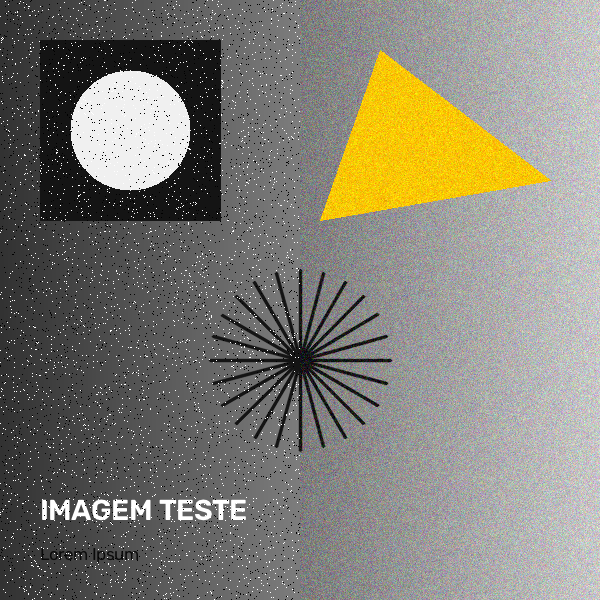
#> input picture imagem_teste.png, 600 x 600 px
$ python yolo_deteccao.py --origem ../imagem_teste.png
#> lines starting #> are read from the running program, lines starting #| are printed output that depends on the picture; after the words box and inside, x2 and y2 are one past the last pixel; in counts of white or black regions, pixels touching at a corner belong together
### shared/media_io.py
"""
CAPIVOA UFPR.

Módulo utilitário para entrada/saída padronizada de imagens, vídeos e webcam.
Desenvolvido como ferramenta de suporte didático para o curso de Introdução
à Visão Computacional (Capivoa - EletroQuad-UFPR).

Principais funcionalidades:
- Carregamento seguro de imagens com validação de caminhos e decodificação.
- Captura unificada de vídeo (arquivo local ou índice numérico de webcam).
- Gerador `stream_midia` polimórfico (trata imagem, vídeo e webcam no mesmo loop).
- Parser de argumentos padronizado (`--midia` / `-m` ou `--origem` / `-o`).
- Utilitário visual `concatenar_lado_a_lado` para comparar etapas antes/depois.
"""

from pathlib import Path
import argparse
from typing import Generator, Tuple, Union, Optional, List
import cv2
import numpy as np

# diretório base do repositório (raiz)
BASE_DIR = Path(__file__).resolve().parent.parent

# extensões comuns de imagem estática reconhecidas
EXTENSOES_IMAGEM = {".jpg", ".jpeg", ".png", ".bmp", ".webp", ".tiff", ".tif"}


def resolver_caminho(caminho: Optional[Union[str, Path]], nome: Optional[str] = None) -> Path:
  """
  Resolve um caminho de arquivo garantindo que caminhos relativos sejam encontrados.

  Busca o arquivo na ordem: diretório atual de trabalho, subpasta 'aula-1',
  raiz do repositório ou pasta 'shared'.

  Parametros
  ----------
  caminho : str ou Path, opcional
    Caminho relativo ou absoluto do arquivo de mídia.
  nome : str, opcional
    Nome padrão de fallback caso 'caminho' não seja informado.

  Returns
  -------
  Path
    Instância de Path apontando para o arquivo localizado.

  Raises
  ------
  ValueError
    Se nem 'caminho' nem 'nome' forem fornecidos.
  """
#> called with caminho = '../imagem_teste.png', nome = 'imagem_teste_aula2.png'
  alvo = caminho if caminho is not None else nome
  if alvo is None:
    raise ValueError("Nenhum caminho ou nome padrão foi especificado.")

  caminho_path = Path(alvo)
  if caminho_path.is_absolute():
    return caminho_path

  # ordem de verificação para encontrar o arquivo
  candidatos = [
    Path.cwd() / caminho_path,
    BASE_DIR / "aula-2" / "desafio" / caminho_path,
    BASE_DIR / "aula-2" / caminho_path,
    BASE_DIR / "aula-1" / "desafio" / caminho_path,
    BASE_DIR / "aula-1" / caminho_path,
    BASE_DIR / caminho_path,
    BASE_DIR / "shared" / caminho_path,
  ]

  for candidato in candidatos:
    if candidato.exists():
      return candidato

  # se ainda não existe fisicamente (ex: arquivo novo para salvar), usa pasta de trabalho, aula-2 ou aula-1
  return Path.cwd() / caminho_path


def carregar_imagem(
  caminho: Optional[Union[str, Path]] = None,
  nome: str = "imagem_teste.png",
  to_rgb: bool = False
) -> np.ndarray:
  """
  Carrega uma imagem do disco com verificação detalhada de erros.

  Garante a existência do arquivo em disco e a decodificação válida
  por meio do OpenCV, com opção de conversão do espaço de cor BGR para RGB.

  Parametros
  ----------
  caminho : str ou Path, opcional
    Caminho relativo ou absoluto da imagem.
  nome : str, opcional
    Arquivo padrão caso caminho seja None. Padrão é "imagem_teste.png".
  to_rgb : bool, opcional
    Se True, converte a imagem de BGR para RGB. Padrão é False.

  Returns
  -------
  np.ndarray
    Matriz NumPy (uint8) contendo a imagem carregada.

  Raises
  ------
  FileNotFoundError
    Se o arquivo não existir fisicamente em nenhum dos caminhos de busca.
  ValueError
    Se o OpenCV não conseguir decodificar o arquivo de imagem.
  """
#> called with nome = 'imagem_teste.png', to_rgb = False
  arquivo = resolver_caminho(caminho, nome)

  if not arquivo.exists():
    raise FileNotFoundError(
      f"[ERRO media_io] Imagem não encontrada: '{arquivo}'. "
      f"Verifique se o nome do arquivo foi digitado corretamente."
    )

  img = cv2.imread(str(arquivo))
#> img is the input picture: shape (600, 600, 3); mean B, G, R 117.7, 127.6, 130.1
  if img is None:
    raise ValueError(
      f"[ERRO media_io] Não foi possível decodificar o arquivo como imagem: '{arquivo}'. "
      f"O formato pode ser inválido ou o arquivo estar corrompido."
    )

  if to_rgb:
    img = cv2.cvtColor(img, cv2.COLOR_BGR2RGB)

  return img


# [52 lines left out: function obter_captura_video, not called in this run]


def stream_midia(
  origem: Optional[Union[int, str, Path]] = None,
  nome: str = "imagem_teste.png",
  to_rgb: bool = False
) -> Generator[Tuple[np.ndarray, bool], None, None]:
  """
  Gerador polimórfico unificado para processamento de imagem, vídeo ou webcam.

  Entrega quadros sucessivos para iteração homogênea em loops de processamento.
  Caso a entrada seja uma imagem estática, entrega um único frame com a flag
  is_stream=False. Caso seja vídeo ou câmera, entrega cada frame com is_stream=True.

  Parametros
  ----------
  origem : int, str ou Path, opcional
    Caminho do arquivo ou índice numérico da câmera.
  nome : str, opcional
    Arquivo padrão de fallback. Padrão é "imagem_teste.png".
  to_rgb : bool, opcional
    Se True, converte cada frame de BGR para RGB. Padrão é False.

  Yields
  ------
  frame : np.ndarray
    Matriz NumPy representando a imagem ou quadro atual.
  is_stream : bool
    Booleano indicando se o fluxo é contínuo (vídeo/webcam) ou pontual (imagem).
  """
  alvo = origem if origem is not None else nome
  eh_webcam = isinstance(alvo, int) or (isinstance(alvo, str) and alvo.strip().isdigit())

  if not eh_webcam:
    caminho_arquivo = resolver_caminho(alvo, nome)
    extensao = caminho_arquivo.suffix.lower()

    # se for imagem estática, carrega e entrega imediatamente
    if extensao in EXTENSOES_IMAGEM:
      frame = carregar_imagem(caminho_arquivo, to_rgb=to_rgb)
      yield frame, False
      return

  # caso seja vídeo ou webcam
  padrao_video = "video.mp4"
  cap = obter_captura_video(alvo, nome=nome if not eh_webcam else padrao_video)
  try:
    while True:
      ret, frame = cap.read()
      if not ret or frame is None:
        break

      if to_rgb:
        frame = cv2.cvtColor(frame, cv2.COLOR_BGR2RGB)

      yield frame, True
  finally:
    cap.release()


def concatenar_lado_a_lado(
  imagens: List[np.ndarray],
  titulos: Optional[List[str]] = None,
  altura_padrao: int = 400
) -> np.ndarray:
  """
  Concatena horizontalmente duas ou mais imagens para visualização lado a lado.

  Padroniza dimensões e número de canais entre imagens (convertendo grayscale
  em BGR e redimensionando proporcionalmente para a mesma altura) e adiciona
  faixas superiores opcionais com títulos explicativos.

  Parametros
  ----------
  imagens : list de np.ndarray
    Lista contendo as matrizes das imagens a serem concatenadas.
  titulos : list de str, opcional
    Lista com os títulos textuais correspondentes a cada imagem.
  altura_padrao : int, opcional
    Altura vertical em pixels para redimensionar as imagens. Padrão é 400.

  Returns
  -------
  np.ndarray
    Matriz NumPy combinada contendo todas as imagens dispostas horizontalmente.

  Raises
  ------
  ValueError
    Se a lista de imagens fornecida for vazia.
  """
  if not imagens:
    raise ValueError("A lista de imagens não pode ser vazia.")

  processadas = []
  for i, img in enumerate(imagens):
    item = img.copy()

    # converte 1 canal (grayscale/máscara) para 3 canais bgr para poder concatenar
    if len(item.shape) == 2:
      item = cv2.cvtColor(item, cv2.COLOR_GRAY2BGR)

    # redimensiona proporcionalmente para a altura_padrao
    h, w = item.shape[:2]
    if h != altura_padrao:
      fator = altura_padrao / float(h)
      largura_nova = int(w * fator)
      item = cv2.resize(item, (largura_nova, altura_padrao), interpolation=cv2.INTER_LINEAR)

    # se houver título correspondente, adiciona barra superior com o texto
    if titulos and i < len(titulos) and titulos[i]:
      barra = np.zeros((32, item.shape[1], 3), dtype=np.uint8)
      cv2.putText(
        barra,
        titulos[i],
        (10, 22),
        cv2.FONT_HERSHEY_SIMPLEX,
        0.6,
        (255, 255, 255),
        1,
        cv2.LINE_AA
      )
      item = np.vstack([barra, item])

    processadas.append(item)

  # concatena horizontalmente com uma linha divisória cinza entre elas
  divisor = np.full((processadas[0].shape[0], 4, 3), 60, dtype=np.uint8)
  resultado = processadas[0]
  for p in processadas[1:]:
    resultado = np.hstack([resultado, divisor, p])

  return resultado


class MediaArgumentParser(argparse.ArgumentParser):
  """
  ArgumentParser personalizado que aceita tanto '--midia'/'-m' quanto '--origem'/'-o'.
  """

  def parse_args(self, args=None, namespace=None):
    ns = super().parse_args(args=args, namespace=namespace)
    if hasattr(ns, "origem"):
      ns.midia = ns.origem
    elif hasattr(ns, "midia"):
      ns.origem = ns.midia
    return ns


def criar_parser_midia(
  descricao: str = "Processamento de Imagem/Vídeo com OpenCV (Módulo 1)",
  nome: str = "imagem_teste.png"
) -> MediaArgumentParser:
  """
  Cria um parser padronizado de argumentos de linha de comando.

  Configura os argumentos comuns como '--midia'/'-m' e '--origem'/'-o'.

  Parametros
  ----------
  descricao : str, opcional
    Texto descritivo do parser. Padrão é "Processamento de Imagem/Vídeo com OpenCV (Módulo 1)".
  nome : str, opcional
    Arquivo padrão sugerido como entrada. Padrão é "imagem_teste.png".

  Returns
  -------
  MediaArgumentParser
    Instância configurada de MediaArgumentParser.
  """
  parser = MediaArgumentParser(
    description=descricao,
    formatter_class=argparse.RawDescriptionHelpFormatter
  )
  parser.add_argument(
    "-m", "--midia", "-o", "--origem",
    dest="origem",
    type=str,
    default=nome,
    help=f"Arquivo de imagem/vídeo ou índice da webcam (ex: 0). Padrão: {nome}"
  )
  return parser

### aula-2/yolo_deteccao.py
"""
CAPIVOA UFPR.

Demonstração didática do Conceito e Pipeline do YOLO (You Only Look Once).
Módulo 2 de Introdução à Visão Computacional (Capivoa - EletroQuad-UFPR).

Tópicos e Fundamentos Teóricos:
1. Paradigma do YOLO :
   - Rede neural convolucional de passagem única (single-stage detector).
   - Ao contrário de métodos baseados em janelas deslizantes (Template Matching)
     ou geradores de propostas lentos, o YOLO enxerga o contexto global da cena
     e prevê caixas delimitadoras e probabilidades de classe em uma única inferência.

2. Três Etapas Fundamentais (Slide 39) :
   - 01. Divisão em Grid :
     A imagem é dividida em uma grade uniforme de S x S células (ex: 7x7 ou 13x13).
     A célula sobre a qual cai o centro geométrico do objeto torna-se a responsável
     por detectá-lo e classificá-lo.
   - 02. Proposição de Matching Boxes :
     Cada célula sugere caixas âncora candidatas com coordenadas (x, y, w, h),
     um índice de objetividade (confiança) e a distribuição de probabilidades das classes.
   - 03. Limpeza por Non-Maximum Suppression (NMS) :
     Elimina caixas redundantes sobre o mesmo objeto através da métrica de IoU
     (Intersection over Union / Sobreposição sobre a União), retendo unicamente a
     predição de máxima certeza.

3. Execução :
   - Opera em modo didático auto-contido demonstrando o Grid, as propostas brutas
     pré-NMS e a filtragem pós-NMS com cv2.dnn.NMSBoxes.
   - Suporta carregamento direto de redes neurais ONNX (ex: YOLOv8 / YOLOv5) caso o
     usuário forneça o caminho com o parâmetro '--modelo rede.onnx'.

Controles no Teclado:
  [G]     : Ativa / desativa exibição da grade celular (Grid S x S)
  [N]     : Alterna entre Caixas Pré-NMS (todas as propostas) e Pós-NMS (filtradas)
  [+ / -] : Aumenta / diminui o limiar de confiança
  [I]     : Ajusta o limiar de sobreposição IoU do NMS (0.3 <-> 0.5 <-> 0.7)
  [S]     : Salva imagem anotada em 'frames-capturados/'
  [Q/ESC] : Encerra o programa

Como executar:
  python yolo_deteccao.py
  python yolo_deteccao.py --midia imagem_teste_aula2.png
  python yolo_deteccao.py --confianca 0.60
  python yolo_deteccao.py --no-show
"""

import sys
import argparse
from pathlib import Path
from typing import List, Tuple, Dict
import cv2
import numpy as np

ROOT_DIR = Path(__file__).resolve().parent.parent
if str(ROOT_DIR) not in sys.path:
  sys.path.insert(0, str(ROOT_DIR))

from shared.media_io import carregar_imagem, criar_parser_midia, concatenar_lado_a_lado, stream_midia


def desenhar_grade_yolo(img: np.ndarray, grid_size: int = 8, cor: tuple = (160, 160, 160)) -> np.ndarray:
  """
  Desenha a sobreposição de células da grade celular do YOLO.
  """
  saida = img.copy()
  h, w = saida.shape[:2]
  passo_x = w / grid_size
  passo_y = h / grid_size

  for i in range(1, grid_size):
    x = int(i * passo_x)
    cv2.line(saida, (x, 0), (x, h), cor, 1, lineType=cv2.LINE_AA)

  for j in range(1, grid_size):
    y = int(j * passo_y)
    cv2.line(saida, (0, y), (w, y), cor, 1, lineType=cv2.LINE_AA)

  return saida


def inferir_propostas_didaticas(img: np.ndarray, grid_size: int = 8) -> Tuple[List[list], List[float], List[str]]:
  """
  Gera propostas de caixas delimitadoras e classes, simulando
  as predições de uma rede YOLO com múltiplas âncoras e variações pré-NMS.
  """
#> called with grid_size = 8
  h, w = img.shape[:2]
#> h = 600; w = 600
  gray = cv2.cvtColor(img, cv2.COLOR_BGR2GRAY) if img.ndim == 3 else img
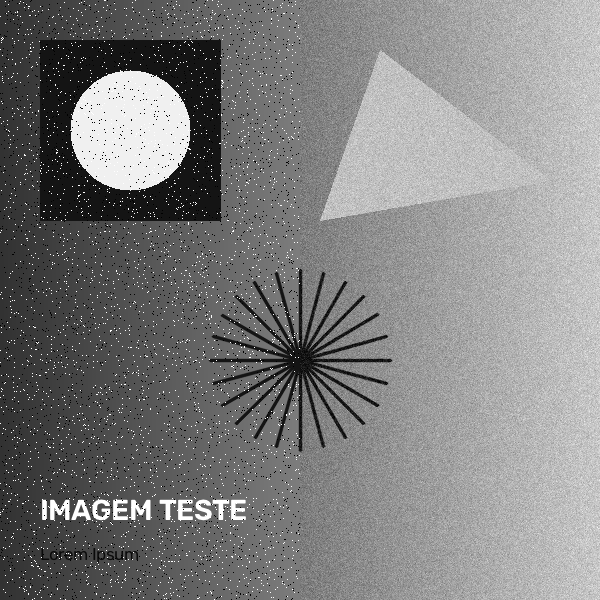
#> gray: shape (600, 600); min 0, max 255, mean 127.3
  binaria = cv2.adaptiveThreshold(gray, 255, cv2.ADAPTIVE_THRESH_GAUSSIAN_C, cv2.THRESH_BINARY_INV, 31, 10)
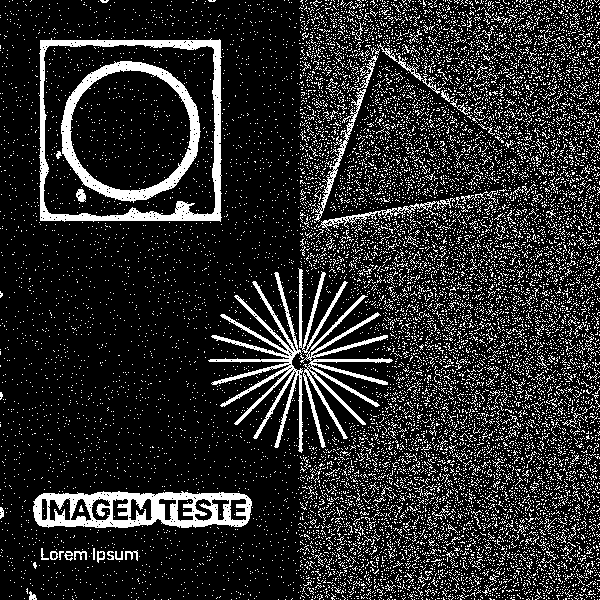
#> binaria: shape (600, 600); 16.6% white; 14463 white regions (14374 under 20 px)
  contornos, _ = cv2.findContours(binaria, cv2.RETR_EXTERNAL, cv2.CHAIN_APPROX_SIMPLE)
#> contornos = 14066 contours, 14047 with area under 20; largest, box (x1, y1, x2, y2) and area: (39, 38, 222, 222) 32402, (33, 491, 252, 528) 6862, (208, 272, 304, 453) 2437, (298, 268, 393, 448) 2386, (311, 89, 366, 222) 500

  caixas = []
  confiancas = []
  classes = []

  np.random.seed(123)

  for c in contornos:
    area = cv2.contourArea(c)
    if area < 400:
      continue

    bx, by, bw, bh = cv2.boundingRect(c)
    perimetro = cv2.arcLength(c, True)
    circularidade = (4 * np.pi * area) / (perimetro ** 2) if perimetro > 0 else 0

    # classificação semântica simples
    if circularidade > 0.65:
      nome_classe = "Engrenagem"
    elif bw > bh * 1.3:
      nome_classe = "Circuito IC"
    else:
      nome_classe = "Porca Sextavada"

    # simula o comportamento real do YOLO: cada objeto gera múltiplas caixas âncoras candidatas
    # com pequenas perturbações de escala e posição
    variacoes = [
      (0, 0, 0, 0, 0.94),
      (-4, -3, 8, 6, 0.86),
      (5, 4, -6, -4, 0.78),
      (-8, 5, 12, -2, 0.68),
      (3, -6, -4, 10, 0.58)
    ]

    for dx, dy, dw, dh, conf in variacoes:
      nx = max(0, min(w - 10, bx + dx))
      ny = max(0, min(h - 10, by + dy))
      nw = max(10, min(w - nx, bw + dw))
      nh = max(10, min(h - ny, bh + dh))

      caixas.append([int(nx), int(ny), int(nw), int(nh)])
      confiancas.append(float(conf))
      classes.append(nome_classe)
#> this loop made 14066 passes
#> (area, bx, by, bw, bh, perimetro, circularidade, nome_classe) on pass 2727: (6862, 33, 491, 219, 37, 542.7, 0.293, 'Circuito IC')
#> after the loop, caixas = 30 items, first 6: [33, 491, 219, 37], [29, 488, 227, 43], [38, 495, 213, 33], [25, 496, 231, 35], [36, 485, 215, 47], [208, 272, 96, 181]; classes = 30 items, first 6: 'Circuito IC', 'Circuito IC', 'Circuito IC', 'Circuito IC', 'Circuito IC', 'Porca Sextavada'; confiancas = 30 values, max 0.94 at index 0, min 0.58 at index 4, mean 0.768

  return caixas, confiancas, classes


def executar_pipeline_yolo(
  img: np.ndarray,
  conf_threshold: float = 0.60,
  iou_threshold: float = 0.40,
  grid_size: int = 8,
  mostrar_grid: bool = True
) -> Tuple[np.ndarray, np.ndarray, List[Dict]]:
  """
  Executa a simulação didática do pipeline do YOLO comparando Pré-NMS vs Pós-NMS.

  Parametros
  ----------
  img : np.ndarray
    Imagem de entrada.
  conf_threshold : float
    Limiar de confiança para descarte de predições fracas.
  iou_threshold : float
    Limiar de sobreposição IoU para o Non-Maximum Suppression.
  grid_size : int
    Dimensão da grade celular S x S.
  mostrar_grid : bool
    Se True, desenha a grade celular no painel pré-NMS.

  Returns
  -------
  Tuple[np.ndarray, np.ndarray, List[Dict]]
    Tupla contendo (painel_pre_nms, painel_pos_nms, lista_deteccoes_finais).
  """
  caixas, confiancas, classes = inferir_propostas_didaticas(img, grid_size)

  # 1. Painel Pré-NMS (todas as caixas sugeridas pelas células da grade)
  img_pre = img.copy()
  if mostrar_grid:
    img_pre = desenhar_grade_yolo(img_pre, grid_size=grid_size, cor=(100, 100, 100))
#> after the loop in desenhar_grade_yolo, `for i in range(1, grid_size):`:
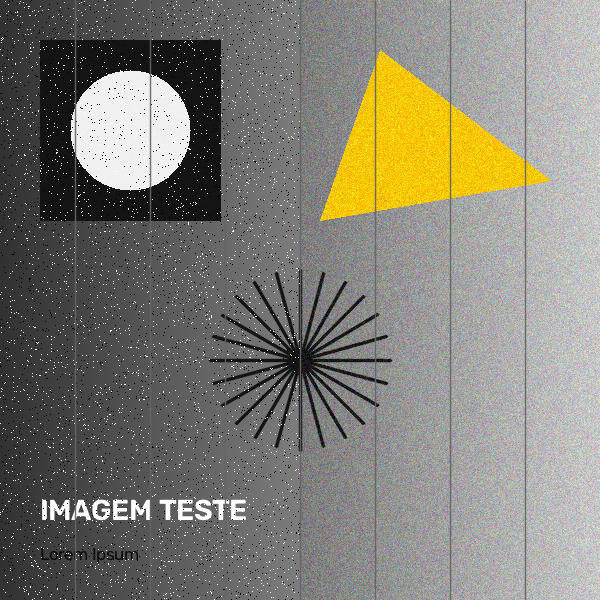
#> saida: shape (600, 600, 3); 3.5% of pixels changed, all inside (x1, y1, x2, y2) = (74, 0, 527, 600)
#> after the loop in desenhar_grade_yolo, `for j in range(1, grid_size):`:
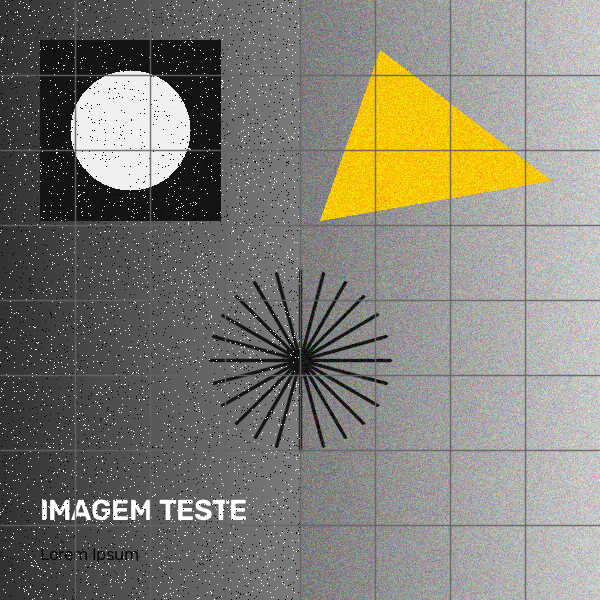
#> saida: shape (600, 600, 3); 3.38% of pixels changed, all inside (x1, y1, x2, y2) = (0, 74, 600, 527)

  for (x, y, w, h), conf in zip(caixas, confiancas):
    if conf >= 0.50:
      # desenha caixas redundantes em amarelo/laranja
      cv2.rectangle(img_pre, (x, y), (x + w, y + h), (0, 160, 255), 1, lineType=cv2.LINE_AA)
#> this loop made 30 passes
#> (x, y, w, h, conf) on passes 1 to 8: (33, 491, 219, 37, 0.94), (29, 488, 227, 43, 0.86), (38, 495, 213, 33, 0.78), (25, 496, 231, 35, 0.68), (36, 485, 215, 47, 0.58), (208, 272, 96, 181, 0.94), (204, 269, 104, 187, 0.86), (213, 276, 90, 177, 0.78)
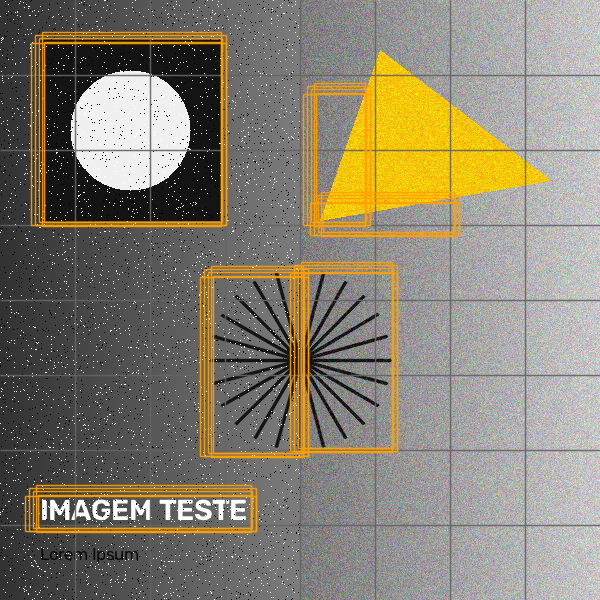
#> img_pre: shape (600, 600, 3); 8.47% of pixels changed, all inside (x1, y1, x2, y2) = (24, 31, 461, 534)

  cv2.putText(
    img_pre,
    f"1. Grade {grid_size}x{grid_size} + Propostas Brutas ({len(caixas)} caixas)",
    (15, 25),
    cv2.FONT_HERSHEY_SIMPLEX,
    0.50,
    (0, 255, 255),
    1,
    lineType=cv2.LINE_AA
  )
#> img_pre: shape (600, 600, 3); 0.61% of pixels changed, all inside (x1, y1, x2, y2) = (18, 12, 384, 30)

  # 2. Passo 03: Limpeza por Non-Maximum Suppression (NMS)
  indices_nms = cv2.dnn.NMSBoxes(
    caixas, confiancas, score_threshold=conf_threshold, nms_threshold=iou_threshold
  )
#> indices_nms = [0, 5, 10, 15, 20, 25]
#> (the rest of the program and of its run is left out)
